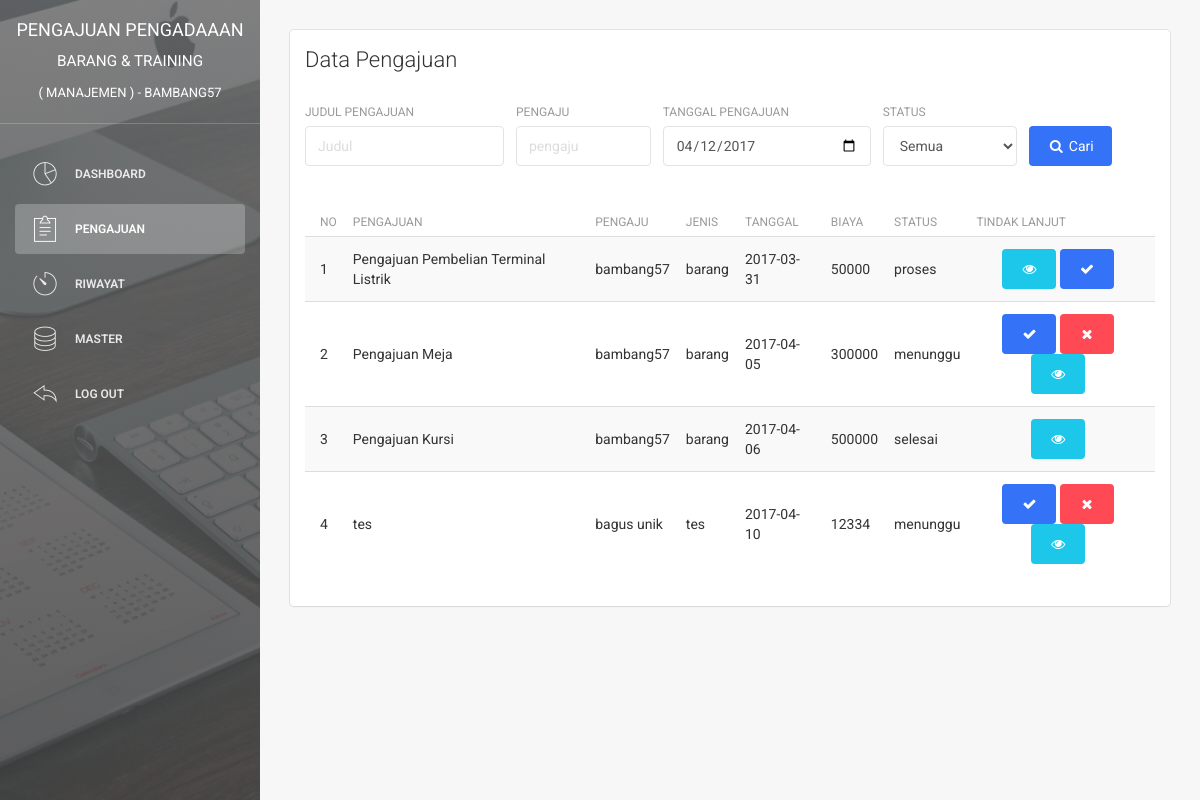
The app's page /admin/pengajuan.php (signed in), older data.
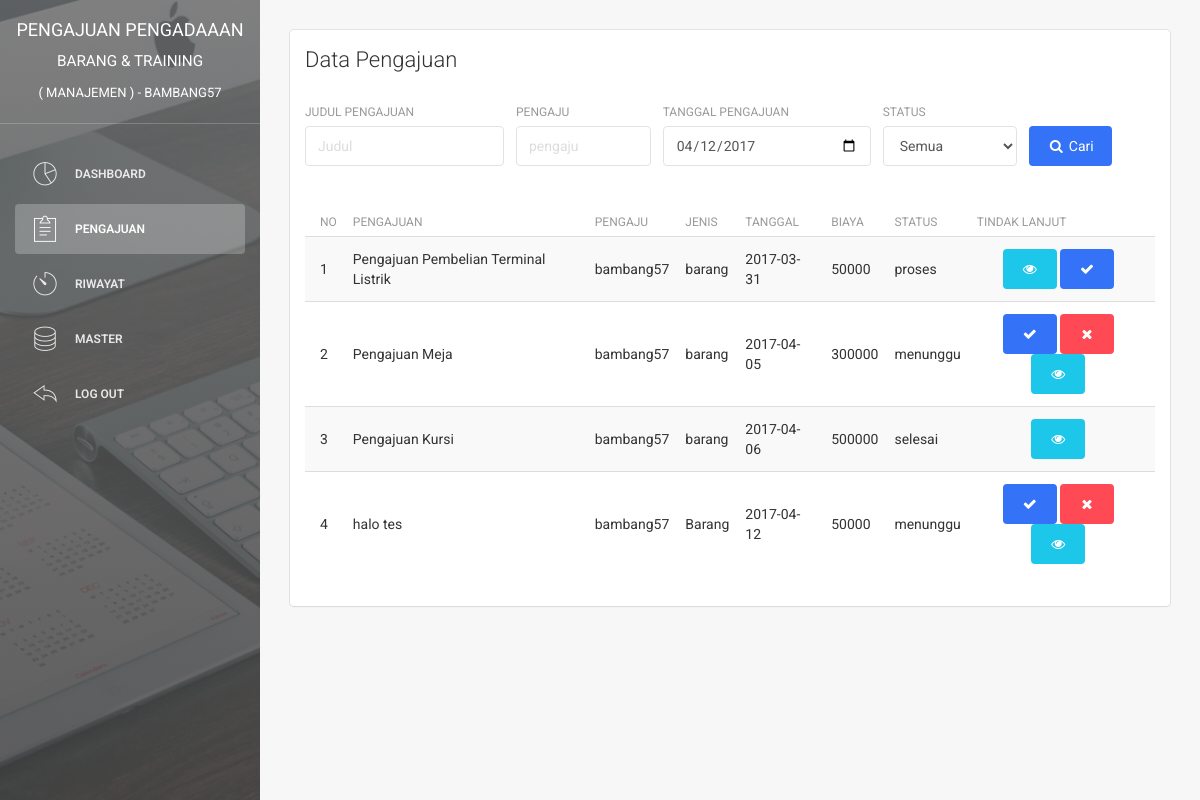
The same page, newer data.
### tables this page shows
CREATE TABLE `pengajuan` (
  `id_pengajuan` int(11) NOT NULL,
  `pengajuan` varchar(225) NOT NULL,
  `id_user` int(11) NOT NULL,
  `jenis_pengajuan` varchar(225) NOT NULL,
  `tanggal_pengajuan` date NOT NULL,
  `gambar` varchar(225) NOT NULL,
  `biaya` int(225) NOT NULL,
  `alasan` text NOT NULL,
  `keterangan` text NOT NULL,
  `jadwal_pelaksanaan` date NOT NULL,
  `catatan` text NOT NULL,
  `status` enum('menunggu','proses','selesai') NOT NULL,
  `update_pengajuan` date NOT NULL
);

CREATE TABLE `user` (
  `id_user` int(11) NOT NULL,
  `username` varchar(15) NOT NULL,
  `email` varchar(25) NOT NULL,
  `password` varchar(225) NOT NULL,
  `nama_depan` varchar(15) NOT NULL,
  `nama_belakang` varchar(15) NOT NULL,
  `jk` enum('laki-laki','perempuan') NOT NULL,
  `no_hp` varchar(15) NOT NULL,
  `alamat` text NOT NULL,
  `role` enum('manajemen','tim') NOT NULL,
  `pembuatan_akun` datetime NOT NULL,
  `update_akun` datetime NOT NULL
);

### admin/pengajuan.php (the view, shortened to what the changed rows need)
<?php
  include '../system/koneksi.php';
?>
<!doctype html>
<html lang="en">
<head>
    <link href="assets/css/bootstrap.min.css" rel="stylesheet" />
    <link href="assets/css/animate.min.css" rel="stylesheet"/>
    <link href="assets/css/light-bootstrap-dashboard.css" rel="stylesheet"/>
    <link href="assets/css/demo.css" rel="stylesheet" />
    <link href="http://maxcdn.bootstrapcdn.com/font-awesome/4.2.0/css/font-awesome.min.css" rel="stylesheet">
    <link href="assets/css/pe-icon-7-stroke.css" rel="stylesheet" />
</head>
<body>
<div class="wrapper">
    <div class="main-panel">
        <div class="content">
            <div class="container-fluid">
                <div class="row">
                    <div class="col-md-12">
                        <div class="card">
                            <div class="header">
                                <br>
                                <form id="form_pencarian"  action="pencarian_pengajuan.php" method="get">
                            <div class="content table-responsive table-full-width">
                                <table class="table table-hover table-striped">
                                    <thead>
                                        <th>No</th>
                                        <th>Pengajuan</th>
                                        <th>Pengaju</th>
                                    	<th>Jenis</th>
                                        <th>tanggal</th>
                                        <th>biaya</th>
                                        <th>status</th>
                                        <th>Tindak Lanjut</th>
                                    </thead>
                                    <tbody>
<?php
      $query = "SELECT a.id_pengajuan, a.pengajuan, a.id_user, b.username, a.jenis_pengajuan, a.tanggal_pengajuan,
                a.biaya, a.status FROM pengajuan AS a INNER JOIN user AS b WHERE a.id_user = b.id_user" ;
      $result = mysqli_query($con, $query);
      $no = 1;
      while($data = mysqli_fetch_assoc($result))
      {
                                        echo "<tr>";
                                            echo "<td>$no</td>";
                                        	echo "<td>$data[pengajuan]</td>";
                                        	echo "<td>$data[username]</td>";
                                        	echo "<td>$data[jenis_pengajuan]</td>";
                                            echo "<td>$data[tanggal_pengajuan]</td>";
                                            echo "<td>$data[biaya]</td>";
                                            echo "<td>$data[status]</td>";
                                            echo '<td align="center">';
    if( $data['status'] == "menunggu" ){
        echo '
                                                <a href="pengajuan_diterima.php?id='.$data['id_pengajuan'].'" onclick="return confirm(\'Anda yakin menerima pengajuan ?\')">
                                                    <button type="button" rel="tooltip" title="Terima Pengajuan" class="btn btn-primary btn-fill">
                                                        <i class="fa fa-check"></i>
                                                    </button>
                                                </a>
                                                <a href="pengajuan_ditolak.php?id='.$data['id_pengajuan'].'" onclick="return confirm(\'Anda yakin menolak pengajuan ?\')">
                                                    <button type="button" rel="tooltip" title="Tolak Pengajuan" class="btn btn-danger btn-fill">
                                                        <i class="fa fa-close"></i>
                                                    </button>
                                                </a>
                                                <a href="detail_pengajuan.php?id='.$data['id_pengajuan'].'">
                                                    <button type="button" rel="tooltip" title="Lihat Detail" class="btn btn-info btn-fill">
                                                        <i class="fa fa-eye"></i>
                                                    </button>
                                                </a>';
    }
    else if ($data['status'] == "proses"){
        echo '
                                                <a href="detail_pengajuan.php?id='.$data['id_pengajuan'].'">
                                                    <button type="button" rel="tooltip" title="Lihat Detail" class="btn btn-info btn-fill">
                                                        <i class="fa fa-eye"></i>
                                                    </button>
                                                </a>
                                                <a href="pengajuan_diselesaikan.php?id='.$data['id_pengajuan'].'" onclick="return confirm(\'Anda yakin menyelesaikan pengajuan ?\')">
                                                    <button type="button" rel="tooltip" title="Selesaikan Pengajuan" class="btn btn-primary btn-fill">
                                                        <i class="fa fa-check"></i>
                                                    </button>
                                                </a>';
    }
    else {
        echo '
                                                <a href="detail_pengajuan.php?id='.$data['id_pengajuan'].'">
                                                    <button type="button" rel="tooltip" title="Lihat Detail" class="btn btn-info btn-fill">
                                                        <i class="fa fa-eye"></i>
                                                    </button>
                                                </a>';
    }
                                            echo '</td>';
                                        echo "</tr>";
                                        $no++;
      }
?>
                                    </tbody>
                                </table>
                            </div>
                        </div>
                    </div>
                </div>
            </div>
        </div>
    </div>
</div>
</body>
</html>

Row changes from the older to the newer data that the page shows:
removed pengajuan: pengajuan "tes", id_user.username "bagus unik", jenis_pengajuan "tes", tanggal_pengajuan "2017-04-10", biaya "12334", status "menunggu"
added pengajuan: pengajuan "halo tes", id_user.username "bambang57", jenis_pengajuan "Barang", tanggal_pengajuan "2017-04-12", biaya "50000", status "menunggu"
